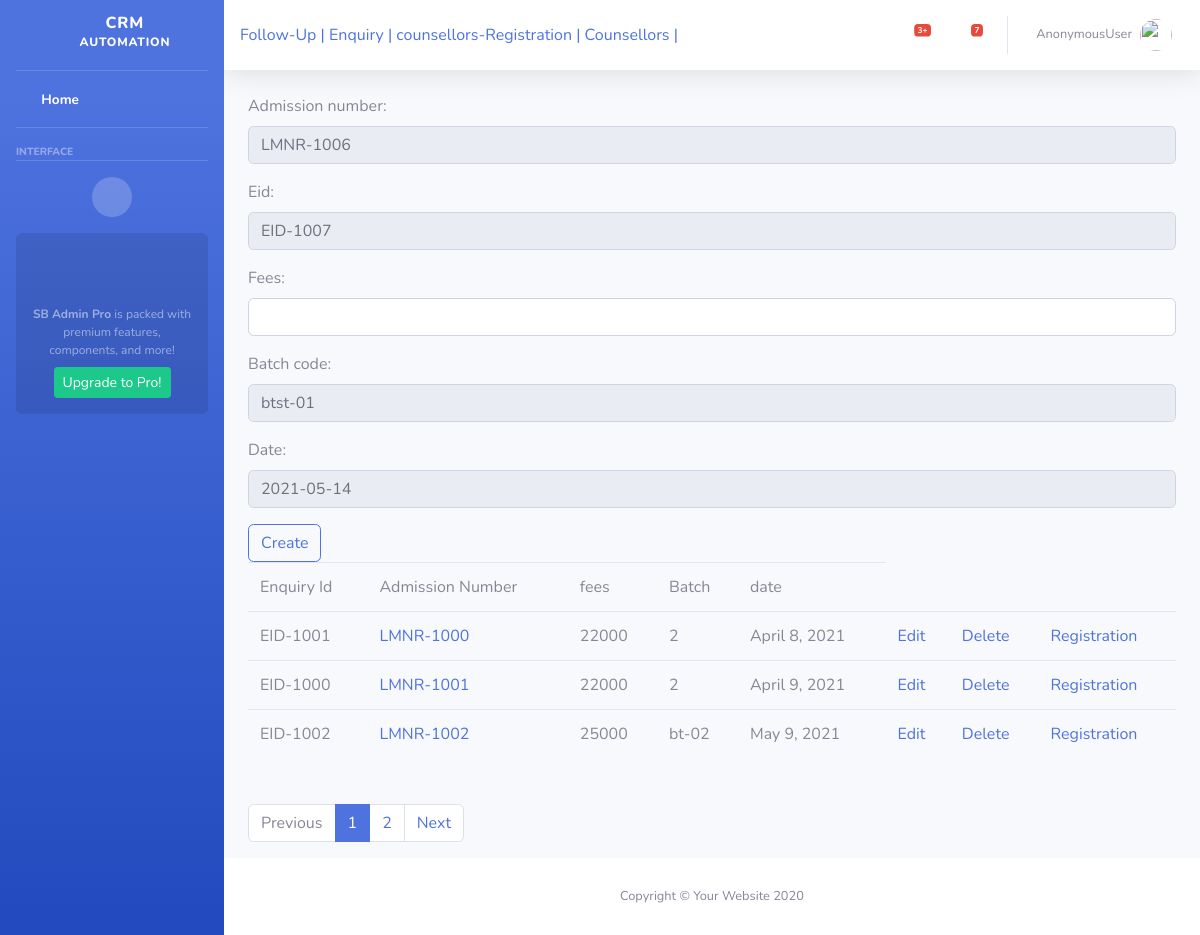
The app's page /crm/admission/19 with its own data.
### crmapp/models.py (models this page shows, shortened)
class Batch(models.Model):
    batch_code = models.CharField(max_length=20, unique=True)
    course_name = models.ForeignKey(Course, on_delete=models.CASCADE)
    start_date = models.DateField()
    fees = models.IntegerField()
    choices = (('yet to begin', 'yet to begin'), ('in progress', 'in progress'), ('completed', 'completed'))
    status = models.CharField(max_length=20, choices=choices)
    def __str__(self):
        return self.batch_code

class Admissions(models.Model):
    admission_number = models.CharField(max_length=20, unique=True)
    eid = models.CharField(max_length=20, unique=True)
    fees = models.IntegerField()
    batch_code = models.CharField(max_length=20)
    date = models.DateField(default=date.today())

### crmapp/views.py (the view, shortened to what this page needs)
# urls.py: path('admission/<int:id>', Admission_Creation.as_view(), name='admission'),
class Admission_Creation(TemplateView):
    model = Admissions
    form_class = AdmissionCreateForm
    template_name = 'crmapp/cs_admissions.html'
    def get_object(self, id):
        return Enquiry.objects.get(id=id)
    def get(self, request, *args, **kwargs):
        admission = self.model.objects.last()
        id = kwargs.get("id")
        students = self.get_object(id)
        if admission:
            last_adm = admission.admission_number
            lst = int(last_adm.split('-')[1]) + 1
            adm = 'LMNR-' + str(lst)
        else:
            adm = 'LMNR-1000'
        admissions = Admissions.objects.all()
        eid = students.enquiry_id
        batch = students.batch
        form = self.form_class(initial={'admission_number': adm, 'eid': eid, 'batch_code': batch})
        paginator = Paginator(admissions, 3)
        page_number = request.GET.get('page')
        page_obj = paginator.get_page(page_number)
        self.context = {
            "form": form,
            "page_obj": page_obj
        }
        return render(request, self.template_name, self.context)

### crmapp/forms.py (shortened to what this page needs)
class AdmissionCreateForm(ModelForm):
    class Meta:
        model = Admissions
        fields = "__all__"
        widgets = {
            'admission_number': forms.TextInput(attrs={'class': 'form-control', 'readonly': 'readonly'}),
            'eid': forms.TextInput(attrs={'class': 'form-control', 'readonly': 'readonly'}),
            'fees': forms.TextInput(attrs={'class': 'form-control'}),
            'batch_code': forms.TextInput(attrs={'class': 'form-control', 'readonly': 'readonly'}),
            'date': forms.TextInput(attrs={'class': 'form-control', 'readonly': 'readonly'}),
        }

### crmapp/templates/crmapp/cs_admissions.html (shortened to what this page needs)
{% extends 'crmapp/cs_base.html' %}
{% block body_block %}
<form method="post">
    {{ form.as_p }}
    <input type="submit" class="btn btn-outline-primary" value="Create">
</form>
<table class="table">
    <tr>
        <td>Enquiry Id</td>
        <td>Admission Number</td>
        <td>fees</td>
        <td>Batch</td>
        <td>date</td>
    </tr>
    {% for a in page_obj%}
    <tr>
        <td>{{ a.eid }}</td>
        <td><a href="{% url 'st_view' a.id %}" >{{ a.admission_number }}</a></td>
        <td>{{ a.fees }}</td>
          <td>{{ a.batch_code }}</td>
          <td>{{ a.date }}</td>
         <td><a href="{% url 'admission_edit' a.id %}">Edit</a> </td>
        <td><a href="{% url 'admission_delete' a.id %}">Delete</a> </td>
        <td><a href="{% url 'st_register' a.id %}">Registration</a> </td>
    </tr>
    {% endfor %}
</table>
 <nav aria-label="..." style="margin-top: 5%;">
  <ul class="pagination">
      {% if page_obj.has_previous %}
       <li class="page-item">
        <a class="page-link" href="?page={{ page_obj.previous_page_number }}">Previous</a>
       </li>
      {% else %}
      <li class="page-item disabled">
      <a class="page-link" href="#" tabindex="-1" aria-disabled="true">Previous</a>
      </li>
      {% endif %}
      {% for i in page_obj.paginator.page_range %}
      {% if i == page_obj.number %}
      <li class="page-item active"><a class="page-link">{{i}}</a></li>
      {% else %}
      <li class="page-item"><a class="page-link" href="?page={{ i }}">{{i}}</a></li>
      {% endif %}
      {% endfor %}
      {% if page_obj.has_next %}
      <li class="page-item">
      <a class="page-link" href="?page={{ page_obj.next_page_number }}">Next</a>
      </li>
      {% else %}
      <li class="page-item disabled">
      <a class="page-link" href="#" tabindex="-1" aria-disabled="true">Next</a>
      </li>
      {% endif %}
  </ul>
</nav>
{% endblock %}

### records on screen
Batch: batch_code "btst-01"
Admissions: eid "EID-1001", admission_number "LMNR-1000", fees "22000", batch_code "2", date "April 8, 2021"
Admissions: eid "EID-1000", admission_number "LMNR-1001", fees "22000", batch_code "2", date "April 9, 2021"
Admissions: eid "EID-1002", admission_number "LMNR-1002", fees "25000", batch_code "bt-02", date "May 9, 2021"

### other values on screen
{{ request.user }} "AnonymousUser"
{{ i }} "1"
{{ i }} "2"
